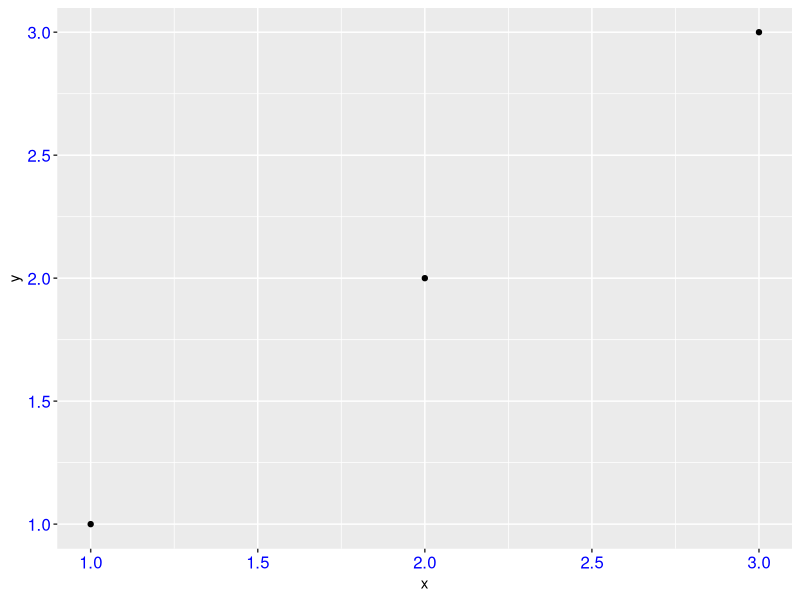

Write the R code that produced this figure.
library(ggplot2)
df <- data.frame(x = 1:3, y = 1:3)
base <- ggplot(df, aes(x, y)) + geom_point()

# Style both x and y axis labels
base + theme(axis.text = element_text(color = "blue", size = 12))
